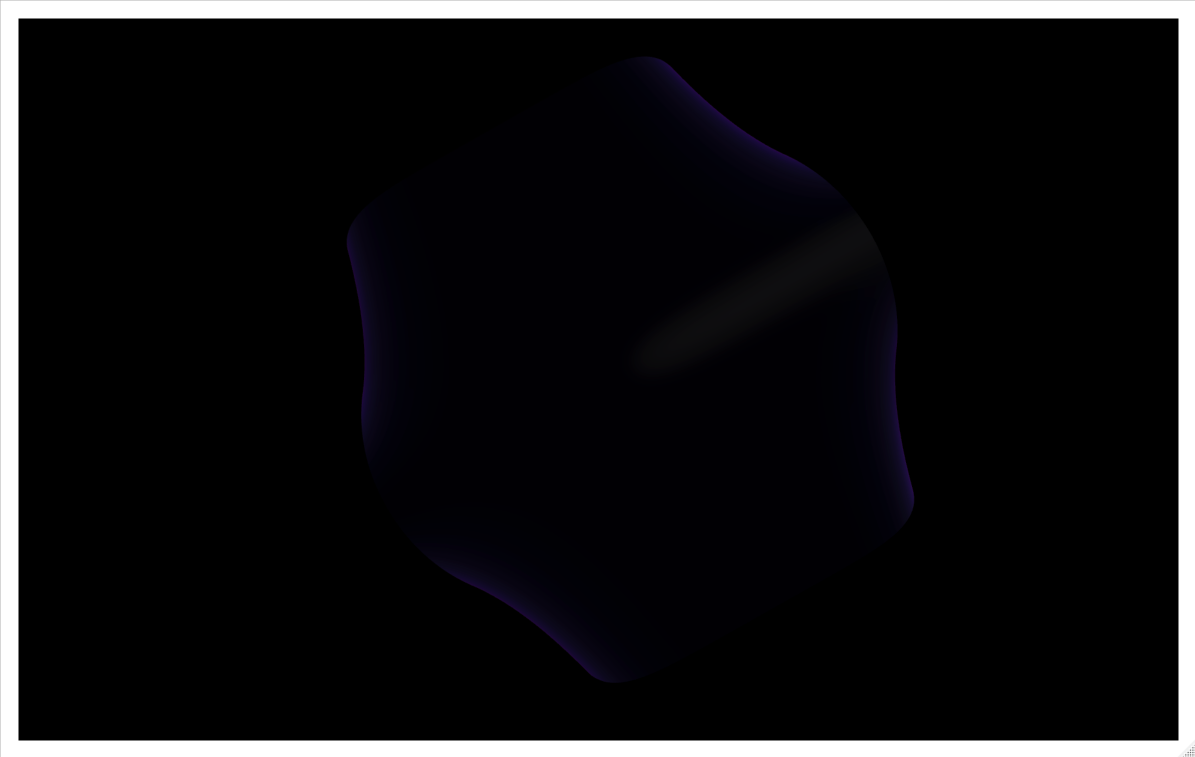

Reproduce this figure in R.
# https://en.wikipedia.org/wiki/Test_functions_for_optimization#Test_functions_for_multi-objective_optimization

# Beale function

source('optimization/functions.R')

library(dplyr)
d = data.frame(x=seq(-4.5, 4.5, length.out = 100),
               y=seq(-4.5, 4.5, length.out = 100)) %>%
  arrange(x)
zmat = apply(expand.grid(d), 1, function(x) beale(x[1], x[2])) %>% matrix(100, 100, byrow = T)


a <- list(
  visible=FALSE
)

library(plotly)

plot_ly(x=d$x, y=d$y, z=zmat, 
        type = 'surface', 
        colors = viridis::inferno(1e3)) %>% 
  hide_colorbar() %>% 
  lazerhawk::theme_blank() %>% 
  layout(plot_bgcolor='black',
         paper_bgcolor='black',
         scene = list(xaxis = a,
                      yaxis = a,
                      zaxis = a
         )
  )
